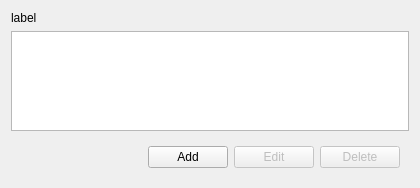
<?xml version="1.0" encoding="UTF-8"?>
<ui version="4.0">
 <class>MonitorsWidget</class>
 <widget class="QWidget" name="MonitorsWidget">
  <property name="geometry">
   <rect>
    <x>0</x>
    <y>0</y>
    <width>420</width>
    <height>188</height>
   </rect>
  </property>
  <property name="windowTitle">
   <string>Form</string>
  </property>
  <layout class="QVBoxLayout" name="verticalLayout">
   <item>
    <widget class="QLabel" name="label">
     <property name="text">
      <string>label</string>
     </property>
    </widget>
   </item>
   <item>
    <widget class="QListWidget" name="list"/>
   </item>
   <item>
    <widget class="QWidget" name="widget" native="true">
     <layout class="QHBoxLayout" name="horizontalLayout">
      <item>
       <spacer name="horizontalSpacer">
        <property name="orientation">
         <enum>Qt::Horizontal</enum>
        </property>
        <property name="sizeHint" stdset="0">
         <size>
          <width>59</width>
          <height>20</height>
         </size>
        </property>
       </spacer>
      </item>
      <item>
       <widget class="QPushButton" name="add">
        <property name="text">
         <string>Add</string>
        </property>
       </widget>
      </item>
      <item>
       <widget class="QPushButton" name="edit">
        <property name="enabled">
         <bool>false</bool>
        </property>
        <property name="text">
         <string>Edit</string>
        </property>
       </widget>
      </item>
      <item>
       <widget class="QPushButton" name="delete_">
        <property name="enabled">
         <bool>false</bool>
        </property>
        <property name="text">
         <string>Delete</string>
        </property>
       </widget>
      </item>
     </layout>
    </widget>
   </item>
  </layout>
 </widget>
 <resources/>
 <connections/>
</ui>
